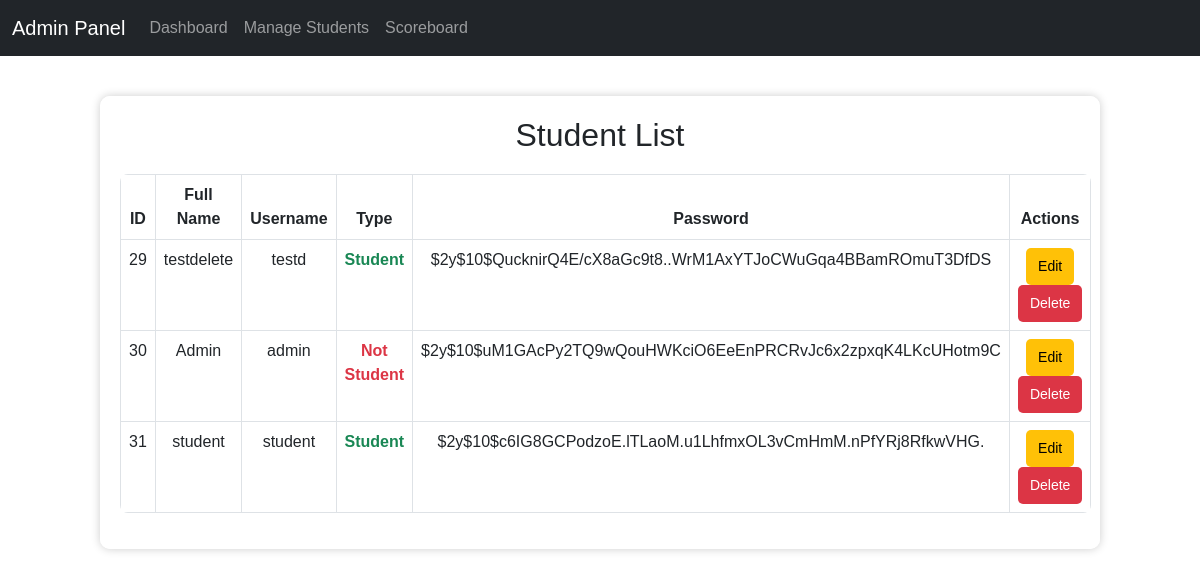
Page /assets/admin_students.php (signed in) on the committed database.
### tables this page shows
CREATE TABLE `users` (
  `id` int(11) NOT NULL,
  `fullname` varchar(255) NOT NULL,
  `username` varchar(100) NOT NULL,
  `password` varchar(255) NOT NULL,
  `user_type` enum('Student','Not Student') NOT NULL,
  `created_at` timestamp NOT NULL DEFAULT current_timestamp(),
  `score` int(11) DEFAULT 0,
  `profile_image` varchar(255) DEFAULT 'default-profile.png'
);

### assets/admin_students.php (the view, shortened to what this page needs)
<?php
include '../database/config.php';
$student_result = $conn->query("SELECT id, fullname, username, user_type, password FROM users");
?>
<!DOCTYPE html>
<html lang="en">
<head>
    <link rel="stylesheet" href="https://cdn.jsdelivr.net/npm/bootstrap@5.3.0/dist/css/bootstrap.min.css">
</head>
<body>
<nav class="navbar navbar-expand-lg navbar-dark bg-dark">
    <div class="container-fluid">
        <a class="navbar-brand" href="#">Admin Panel</a>
        <div class="collapse navbar-collapse" id="navbarNav">
            <ul class="navbar-nav">
                <li class="nav-item">
                    <a class="nav-link" href="admin_dashboard.php">Dashboard</a>
                </li>
                <li class="nav-item">
                    <a class="nav-link" href="admin_students.php">Manage Students</a>
                </li>
                <li class="nav-item">
                    <a class="nav-link" href="admin_scoreboard.php">Scoreboard</a>
                </li>
            </ul>
        </div>
    </div>
</nav>
<div class="container">
    <h2 class="text-center">Student List</h2>
    <table class="table table-bordered">
        <thead>
            <tr>
                <th>ID</th>
                <th>Full Name</th>
                <th>Username</th>
                <th>Type</th>
                <th>Password</th>
                <th>Actions</th>
            </tr>
        </thead>
        <tbody>
            <?php while ($row = $student_result->fetch_assoc()) { ?>
                <tr>
                    <td><?php echo htmlspecialchars($row['id']); ?></td>
                    <td><?php echo htmlspecialchars($row['fullname']); ?></td>
                    <td><?php echo htmlspecialchars($row['username']); ?></td>
                    <td>
                        <?php
                        echo ($row['user_type'] === "Student")
                            ? "<span class='text-success fw-bold'>Student</span>"
                            : "<span class='text-danger fw-bold'>Not Student</span>";
                        ?>
                    </td>
                    <td><?php echo htmlspecialchars($row['password']); ?></td>
                    <td>
                        <button class="btn-action btn-edit" data-bs-toggle="modal" data-bs-target="#editModal" data-id="<?php echo $row['id']; ?>" data-fullname="<?php echo $row['fullname']; ?>" data-username="<?php echo $row['username']; ?>" data-usertype="<?php echo $row['user_type']; ?>" data-password="<?php echo $row['password']; ?>">Edit</button>
                        <a href="admin_students.php?delete_id=<?php echo $row['id']; ?>" onclick="return confirm('Are you sure?');">
                            <button class="btn-action btn-delete">Delete</button>
                        </a>
                    </td>
                </tr>
            <?php } ?>
        </tbody>
    </table>
</div>
</body>
</html>

### assets/admin_students.php (style rules this page uses)
body { font-family: Arial, sans-serif; background: url('https://t4.ftcdn.net/jpg/03/30/99/59/360_F_330995960_bY9sCgdaQCq2AW7C8OODzxWeLmxuFDTg.jpg') no-repeat center center fixed; background-size: cover; }
.container { max-width: 1000px; margin: 40px auto; padding: 20px; background: rgba(255, 255, 255, 0.95); box-shadow: 0 0 10px rgba(0, 0, 0, 0.2); border-radius: 10px; }
table { width: 100%; border-collapse: collapse; margin-top: 20px; border-radius: 8px; overflow: hidden; }
th, td { padding: 12px; text-align: center; }
th { background: #007bff; color: white; }
tr:nth-child(even) { background: #f2f2f2; }
.btn-action { padding: 8px 12px; border: none; border-radius: 5px; font-size: 14px; transition: 0.3s ease-in-out; }
.btn-edit { background: #ffc107; color: black; }
.btn-delete { background: #dc3545; color: white; }

### rows in the picture
users: id "29", fullname "testdelete", username "testd", user_type "Student", password "$2y$10$QucknirQ4E/cX8aGc9t8..WrM1AxYTJoCWuGqa4BBamROmuT3DfDS"
users: id "30", fullname "Admin", username "admin", user_type "Not Student", password "$2y$10$uM1GAcPy2TQ9wQouHWKciO6EeEnPRCRvJc6x2zpxqK4LKcUHotm9C"
users: id "31", fullname "student", username "student", user_type "Student", password "$2y$10$c6IG8GCPodzoE.lTLaoM.u1LhfmxOL3vCmHmM.nPfYRj8RfkwVHG."
